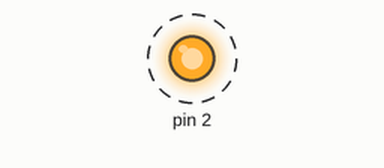
This sketch was run on a simulated Arduino Uno, built with avr-gcc and run on an emulated ATmega328P. Parts: output pins drawn as LEDs (lit = HIGH). Dashed ring = blinking. What the sketch prints to the serial monitor is not drawn.

Above: at 0.5 s.
Timing chart, 0 to 4.6 s (numbered marks = the images above):
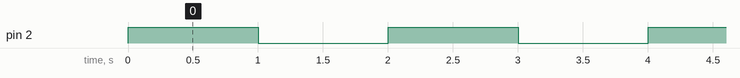

Measured:
- by itself, pin 2: alternates HIGH for 1.0 s and LOW for 1.0 s

The sketch:

blink.ino
```cpp
void setup(){

pinMode(2,OUTPUT);

Serial.begin(9600);

}

void loop(){

digitalWrite(2,HIGH);
delay(1000);
digitalWrite(2,LOW);
delay(1000);

Serial.println("Exibir na tela");

}
```
